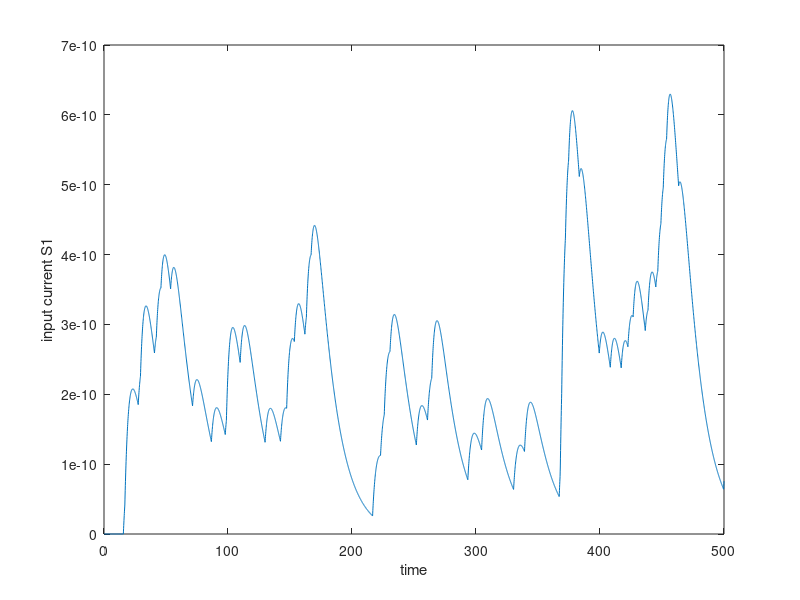

Write the MATLAB code that produced this figure. (Note: this script raises an error after producing the figure.)

Ns = 100;
T = 500;
lambda = 0.001;
deltat = 0.1;
N = T/deltat; 
event = zeros(N,Ns); % array recording at each bucket if a stimulus arrived
for i = 1:Ns
    a = zeros(N,1);
    R = rand(size(a)); 
    a(R<lambda*deltat) = 1; % set each element of event to 1 with probability lambda*delta
    event(:,i) = a;
end
event = reshape(event,Ns,N);
event2 = zeros(N,Ns); % array recording at each bucket if a stimulus arrived
for i = 1:Ns
    a = zeros(N,1);
    R = rand(size(a)); 
    a(R<lambda*deltat) = 1; % set each element of event to 1 with probability lambda*delta
    event2(:,i) = a;
end
event2 = reshape(event2,Ns,N);


time = deltat:deltat:T;

sigmaw = 20;
wo = 200;
Io = 10^(-12);
we = randn(1,Ns); % synaptic strength
we = wo + sigmaw*we;
tc_m = 15; %time constant of membrane
tc_s = tc_m/4; %time constant of synapse

Iapp = zeros(Ns,N);
for i = 1:Ns
    tk = find(event(i,:)==1);
    [tkr,tkc] = size(tk);
    if (tkc>0)
        for j = 1:N
            for k = 1:tkc
                if(tk(k)<j)
                    Iapp(i,j) = Iapp(i,j) + (exp((tk(k)-j)*deltat/tc_m) - exp((tk(k)-j)*deltat/tc_s));
                end
            end
        end
    end
end
for i = 1:Ns
    Iapp(i,:) = Iapp(i,:)*we(i)*Io;
end
Iappf = sum(Iapp);

Iapp2 = zeros(Ns,N);
for i = 1:Ns
    tk = find(event2(i,:)==1);
    [tkr,tkc] = size(tk);
    if (tkc>0)
        for j = 1:N
            for k = 1:tkc
                if(tk(k)<j)
                    Iapp2(i,j) = Iapp2(i,j) + (exp((tk(k)-j)*deltat/tc_m) - exp((tk(k)-j)*deltat/tc_s));
                end
            end
        end
    end
end
for i = 1:Ns
    Iapp2(i,:) = Iapp2(i,:)*we(i)*Io;
end
Iappf2 = sum(Iapp2);



figure, plot(time, Iappf);
xlabel('time');
ylabel('input current S1')
[V,nspikes] = q1p2_func(1,0.5,Iappf,1);
V = reshape(V,N,1);
figure, plot(time,V);
xlabel('time');
ylabel('output potential S2')

figure, plot(time, Iappf);
xlabel('time');
ylabel('input current S1')

[V2,nspikes2] = q1p2_func(1,0.5,Iappf2,1);
V2 = reshape(V2,N,1);
figure, plot(time,V2);
xlabel('time');
ylabel('output potential S2')
nspikes
nspikes2